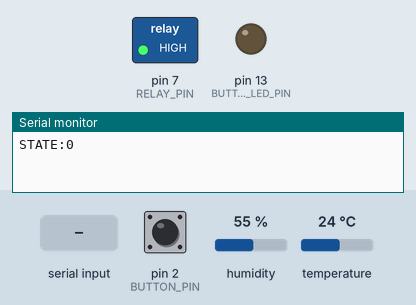
Bench run of a sketch on a simulated Arduino Uno, built with avr-gcc and run on an emulated ATmega328P. Parts: switched loads named in the sketch (green lamp = pin HIGH), output pins drawn as LEDs (lit = HIGH), the last lines printed to the serial monitor. The inputs (shaded band) are chosen by the test bench; at power-on: pin 2 (BUTTON_PIN) HIGH, humidity 55 %, temperature 24 °C.

Above: at 1.2 s.
1.3 s: "1\n" received over the second serial link
At 2.5 s:
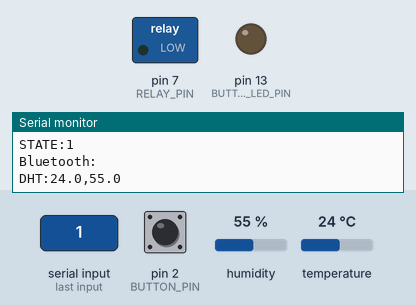
2.8 s: pin 2 (BUTTON_PIN) pulled LOW for 0.15 s
At 2.92 s:
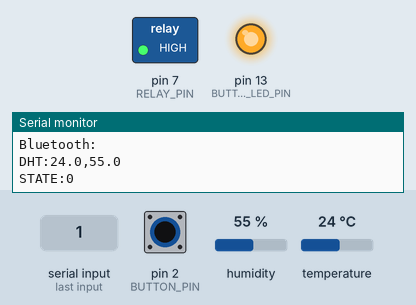
4.4 s: pin 2 (BUTTON_PIN) pulled LOW for 1 s
At 5.2 s:
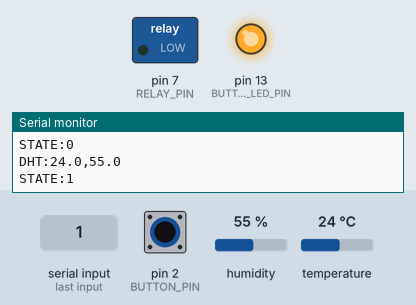
6.9 s: pin 2 (BUTTON_PIN) pulled LOW for 3.2 s
At 7.4 s:
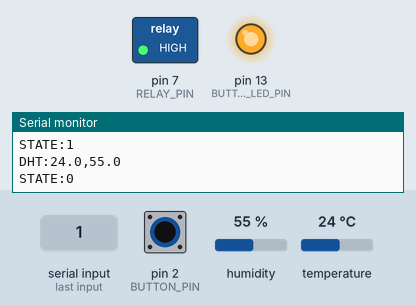
Timing chart, 0 to 11.7 s (numbered marks = the images above; inputs shaded):
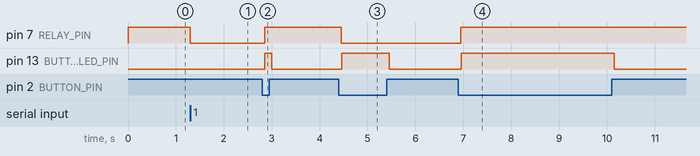

Measured:
- after the input at 1.3 s, pin 7 (RELAY_PIN): HIGH → LOW at once
- after the input at 2.8 s, pin 7 (RELAY_PIN): LOW → HIGH after 0.05 s; pin 13 (BUTTON_LED_PIN): LOW → HIGH after 0.06 s, → LOW 0.14 s later
- after the input at 4.4 s, pin 7 (RELAY_PIN): HIGH → LOW after 0.05 s; pin 13 (BUTTON_LED_PIN): LOW → HIGH after 0.06 s, → LOW 0.99 s later
- after the input at 6.9 s, pin 7 (RELAY_PIN): LOW → HIGH after 0.05 s; pin 13 (BUTTON_LED_PIN): LOW → HIGH after 0.06 s, → LOW 3.2 s later

The sketch:

006_v1.ino
```cpp
#include <math.h>
#include <DHT.h>
#include <SoftwareSerial.h>

constexpr uint8_t BUTTON_PIN = 2;
constexpr uint8_t RELAY_PIN = 7;
constexpr uint8_t BUTTON_LED_PIN = 13;
constexpr uint8_t DHT_PIN = 8;
constexpr uint8_t BLUETOOTH_RX_PIN = 10;
constexpr uint8_t BLUETOOTH_TX_PIN = 11;
constexpr uint8_t RELAY_ON_LEVEL = LOW;
constexpr uint8_t RELAY_OFF_LEVEL = HIGH;
constexpr unsigned long BUTTON_DEBOUNCE_MS = 50;
constexpr unsigned long DHT_READ_INTERVAL_MS = 2000;

SoftwareSerial bluetooth(BLUETOOTH_RX_PIN, BLUETOOTH_TX_PIN);
DHT dht(DHT_PIN, DHT11);

bool relayIsOn = false;
bool buttonIsPressed = false;
bool lastRawButtonState = false;
unsigned long lastButtonChangeAt = 0;
unsigned long lastDhtReadAt = 0;

void publishRelayState();
void publishDhtReading();
void setRelayState(bool turnOn);
void updateButton();
void processBluetoothCommands();

void publishRelayState() {
  const char state = relayIsOn ? '1' : '0';
  bluetooth.print(F("STATE:"));
  bluetooth.println(state);
  Serial.print(F("STATE:"));
  Serial.println(state);
}

// Send one complete line; ERR distinguishes a failed read from missing data.
void publishDhtReading() {
  const float humidity = dht.readHumidity();
  const float temperature = dht.readTemperature();
  if (isnan(temperature) || isnan(humidity) || temperature < 0 ||
      temperature > 50 || humidity < 0 || humidity > 100) {
    bluetooth.println(F("DHT:ERR"));
    Serial.println(F("DHT:ERR"));
    return;
  }

  bluetooth.print(F("DHT:"));
  bluetooth.print(temperature, 1);
  bluetooth.print(',');
  bluetooth.println(humidity, 1);
  Serial.print(F("DHT:"));
  Serial.print(temperature, 1);
  Serial.print(',');
  Serial.println(humidity, 1);
}

void setRelayState(bool turnOn) {
  relayIsOn = turnOn;
  digitalWrite(RELAY_PIN, relayIsOn ? RELAY_ON_LEVEL : RELAY_OFF_LEVEL);
  publishRelayState();
}

void updateButton() {
  const bool rawButtonState = digitalRead(BUTTON_PIN) == LOW;
  if (rawButtonState != lastRawButtonState) {
    lastRawButtonState = rawButtonState;
    lastButtonChangeAt = millis();
  }

  if (millis() - lastButtonChangeAt >= BUTTON_DEBOUNCE_MS &&
      rawButtonState != buttonIsPressed) {
    buttonIsPressed = rawButtonState;
    if (buttonIsPressed) {
      setRelayState(!relayIsOn);
    }
  }

  digitalWrite(BUTTON_LED_PIN, buttonIsPressed ? HIGH : LOW);
}

void processBluetoothCommands() {
  while (bluetooth.available() > 0) {
    const char command = static_cast<char>(bluetooth.read());
    Serial.print(F("Bluetooth: "));
    Serial.println(command);

    switch (command) {
      case '1':
        setRelayState(true);
        break;
      case '0':
        setRelayState(false);
        break;
      case '?':
        publishRelayState();
        break;
      case '\r':
      case '\n':
        break;
      default:
        Serial.println(F("Unbekannter Bluetooth-Befehl."));
        break;
    }
  }
}

void setup() {
  digitalWrite(RELAY_PIN, RELAY_OFF_LEVEL);
  pinMode(RELAY_PIN, OUTPUT);
  pinMode(BUTTON_PIN, INPUT_PULLUP);
  pinMode(BUTTON_LED_PIN, OUTPUT);
  dht.begin();

  lastRawButtonState = digitalRead(BUTTON_PIN) == LOW;
  buttonIsPressed = lastRawButtonState;
  lastDhtReadAt = millis();

  bluetooth.begin(9600);
  Serial.begin(9600);
  digitalWrite(BUTTON_LED_PIN, buttonIsPressed ? HIGH : LOW);
  publishRelayState();
}

void loop() {
  updateButton();
  processBluetoothCommands();

  // millis() keeps button and Bluetooth handling responsive between samples.
  const unsigned long now = millis();
  if (now - lastDhtReadAt >= DHT_READ_INTERVAL_MS) {
    lastDhtReadAt = now;
    publishDhtReading();
  }
}
```
